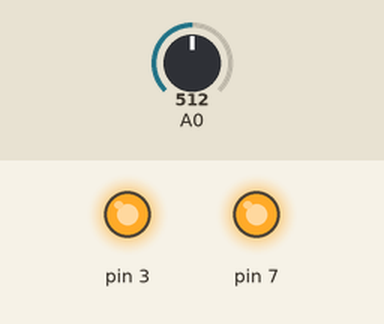
This sketch was run on a simulated Arduino Uno, built with avr-gcc and run on an emulated ATmega328P. On the bench: output pins drawn as LEDs (lit = HIGH). Inputs (shaded band) come from the test bench; at power-on: A0 = 512. What the sketch prints to the serial monitor is not drawn.

Above: at 1.2 s.
1.3 s: A0 set to 491
At 2.4 s:
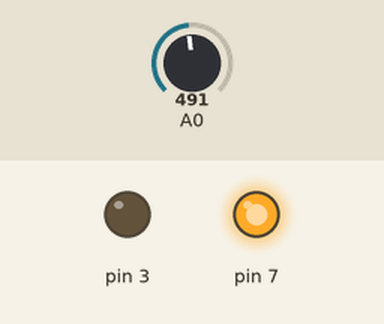
2.8 s: A0 set to 510
At 5.3 s:
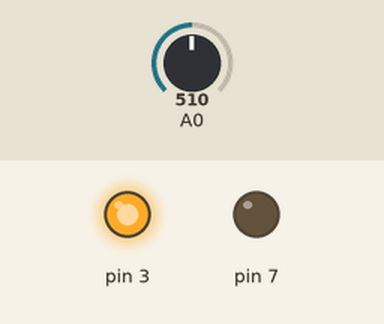
5.8 s: A0 set to 490
At 7.1 s:
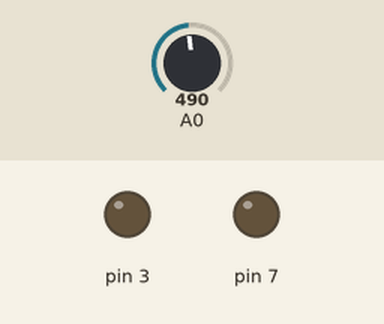
8.8 s: A0 set to 511
At 9.4 s:
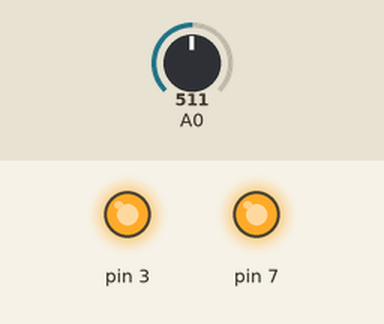
10.3 s: A0 set to 306
At 11.6 s:
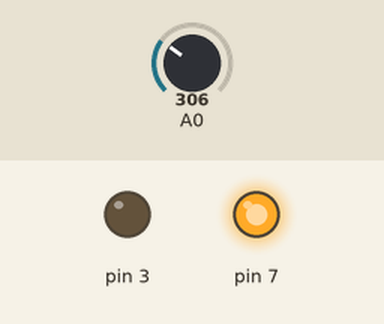
Timing chart, 0 to 14.3 s (numbered marks = the images above; inputs shaded):
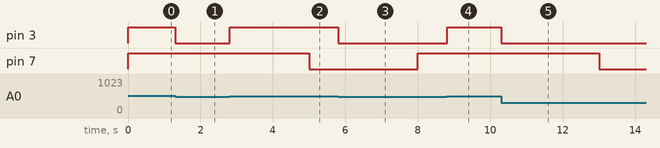

Measured:
- the behaviour switches between 500 and 499 on A0 (found by bisection; images 0 and 1)
- after the input at 1.3 s, pin 3: HIGH → LOW at once
- after the input at 2.8 s, pin 3: LOW → HIGH at once
- after the input at 5.8 s, pin 3: HIGH → LOW at once
- after the input at 8.8 s, pin 3: LOW → HIGH at once
- after the input at 10.3 s, pin 3: HIGH → LOW at once

The sketch:

Multi-tasking.ino
```cpp
void setup() {
  Serial.begin(9600);
  pinMode(3, OUTPUT);
  pinMode(7, OUTPUT);
}

// the loop routine runs over and over again forever:
void loop() {
  controlLED();

  int sensorValue = analogRead(A0);
  Serial.println(sensorValue);

  if (sensorValue >= 500) {
    digitalWrite(3, HIGH);
  }
  else {
    digitalWrite(3, LOW);
  }
}

void controlLED() {
  if (millis() % 8000 < 5000) {
    digitalWrite(7, HIGH);
  }
  else {
    digitalWrite(7, LOW);
  }
}
```
